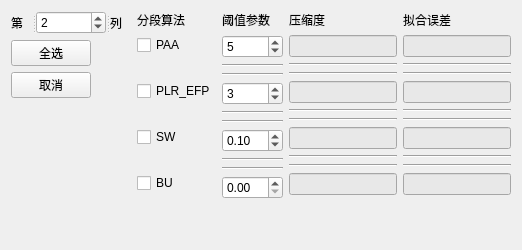
     <widget class="QWidget" name="tab_4">
      <attribute name="title">
       <string>数据压缩</string>
      </attribute>
      <attribute name="toolTip">
       <string>&lt;!DOCTYPE HTML PUBLIC &quot;-//W3C//DTD HTML 4.0//EN&quot; &quot;http://www.w3.org/TR/REC-html40/strict.dtd&quot;&gt;
&lt;html&gt;&lt;head&gt;&lt;meta name=&quot;qrichtext&quot; content=&quot;1&quot; /&gt;&lt;style type=&quot;text/css&quot;&gt;
p, li { white-space: pre-wrap; }
&lt;/style&gt;&lt;/head&gt;&lt;body style=&quot; font-family:'SimSun'; font-size:9pt; font-weight:400; font-style:normal;&quot;&gt;
&lt;p style=&quot; margin-top:0px; margin-bottom:0px; margin-left:0px; margin-right:0px; -qt-block-indent:0; text-indent:0px;&quot;&gt;数据分析&lt;/p&gt;&lt;/body&gt;&lt;/html&gt;</string>
      </attribute>
      <layout class="QHBoxLayout" name="horizontalLayout_10">
       <item>
        <layout class="QVBoxLayout" name="verticalLayout_15">
         <item>
          <widget class="QSplitter" name="splitter_13">
           <property name="orientation">
            <enum>Qt::Horizontal</enum>
           </property>
           <widget class="QLabel" name="label_17">
            <property name="styleSheet">
             <string notr="true">font: 75 10pt &quot;DFKai-SB&quot;;</string>
            </property>
            <property name="text">
             <string>第</string>
            </property>
           </widget>
           <widget class="QSpinBox" name="t5spinBox1">
            <property name="value">
             <number>2</number>
            </property>
           </widget>
           <widget class="QLabel" name="label_10">
            <property name="styleSheet">
             <string notr="true">font: 75 10pt &quot;DFKai-SB&quot;;</string>
            </property>
            <property name="text">
             <string>列</string>
            </property>
           </widget>
          </widget>
         </item>
         <item>
          <layout class="QHBoxLayout" name="horizontalLayout_8">
           <item>
            <widget class="QPushButton" name="t5pushButton_okall">
             <property name="styleSheet">
              <string notr="true">font: 75 10pt &quot;DFKai-SB&quot;;</string>
             </property>
             <property name="text">
              <string>全选</string>
             </property>
            </widget>
           </item>
           <item>
            <spacer name="horizontalSpacer_27">
             <property name="orientation">
              <enum>Qt::Horizontal</enum>
             </property>
             <property name="sizeHint" stdset="0">
              <size>
               <width>40</width>
               <height>20</height>
              </size>
             </property>
            </spacer>
           </item>
          </layout>
         </item>
         <item>
          <layout class="QHBoxLayout" name="horizontalLayout_9">
           <item>
            <widget class="QPushButton" name="t5pushButton_cancel">
             <property name="styleSheet">
              <string notr="true">font: 75 10pt &quot;DFKai-SB&quot;;</string>
             </property>
             <property name="text">
              <string>取消</string>
             </property>
            </widget>
           </item>
           <item>
            <spacer name="horizontalSpacer_28">
             <property name="orientation">
              <enum>Qt::Horizontal</enum>
             </property>
             <property name="sizeHint" stdset="0">
              <size>
               <width>40</width>
               <height>20</height>
              </size>
             </property>
            </spacer>
           </item>
          </layout>
         </item>
         <item>
          <spacer name="verticalSpacer_8">
           <property name="orientation">
            <enum>Qt::Vertical</enum>
           </property>
           <property name="sizeHint" stdset="0">
            <size>
             <width>20</width>
             <height>40</height>
            </size>
           </property>
          </spacer>
         </item>
        </layout>
       </item>
       <item>
        <layout class="QVBoxLayout" name="verticalLayout_11">
         <item>
          <widget class="QLabel" name="label_20">
           <property name="styleSheet">
            <string notr="true">font: 75 10pt &quot;DFKai-SB&quot;;</string>
           </property>
           <property name="text">
            <string>分段算法</string>
           </property>
          </widget>
         </item>
         <item>
          <widget class="QCheckBox" name="checkBox_PAA">
           <property name="sizePolicy">
            <sizepolicy hsizetype="Minimum" vsizetype="Preferred">
             <horstretch>0</horstretch>
             <verstretch>0</verstretch>
            </sizepolicy>
           </property>
           <property name="text">
            <string>PAA</string>
           </property>
          </widget>
         </item>
         <item>
          <widget class="QLabel" name="label_7">
           <property name="text">
            <string/>
           </property>
          </widget>
         </item>
         <item>
          <widget class="QCheckBox" name="checkBox_PLREFP">
           <property name="text">
            <string>PLR_EFP</string>
           </property>
          </widget>
         </item>
         <item>
          <widget class="QLabel" name="label_8">
           <property name="text">
            <string/>
           </property>
          </widget>
         </item>
         <item>
          <widget class="QCheckBox" name="checkBox_SW">
           <property name="sizePolicy">
            <sizepolicy hsizetype="Minimum" vsizetype="Fixed">
             <horstretch>0</horstretch>
             <verstretch>0</verstretch>
            </sizepolicy>
           </property>
           <property name="text">
            <string>SW</string>
           </property>
          </widget>
         </item>
         <item>
          <widget class="QLabel" name="label_9">
           <property name="text">
            <string/>
           </property>
          </widget>
         </item>
         <item>
          <widget class="QCheckBox" name="checkBox_BU">
           <property name="sizePolicy">
            <sizepolicy hsizetype="Minimum" vsizetype="Preferred">
             <horstretch>0</horstretch>
             <verstretch>0</verstretch>
            </sizepolicy>
           </property>
           <property name="text">
            <string>BU</string>
           </property>
          </widget>
         </item>
         <item>
          <spacer name="verticalSpacer_9">
           <property name="orientation">
            <enum>Qt::Vertical</enum>
           </property>
           <property name="sizeHint" stdset="0">
            <size>
             <width>20</width>
             <height>40</height>
            </size>
           </property>
          </spacer>
         </item>
        </layout>
       </item>
       <item>
        <layout class="QVBoxLayout" name="verticalLayout_12">
         <item>
          <widget class="QLabel" name="label_18">
           <property name="styleSheet">
            <string notr="true">font: 75 10pt &quot;DFKai-SB&quot;;</string>
           </property>
           <property name="text">
            <string>阈值参数</string>
           </property>
          </widget>
         </item>
         <item>
          <widget class="QSpinBox" name="t5spinBoxPAA1">
           <property name="maximum">
            <number>99999</number>
           </property>
           <property name="value">
            <number>5</number>
           </property>
          </widget>
         </item>
         <item>
          <widget class="Line" name="line_9">
           <property name="orientation">
            <enum>Qt::Horizontal</enum>
           </property>
          </widget>
         </item>
         <item>
          <widget class="Line" name="line_11">
           <property name="orientation">
            <enum>Qt::Horizontal</enum>
           </property>
          </widget>
         </item>
         <item>
          <widget class="QSpinBox" name="t5spinBoxPLREFP1">
           <property name="maximum">
            <number>99999</number>
           </property>
           <property name="value">
            <number>3</number>
           </property>
          </widget>
         </item>
         <item>
          <widget class="Line" name="line_13">
           <property name="orientation">
            <enum>Qt::Horizontal</enum>
           </property>
          </widget>
         </item>
         <item>
          <widget class="Line" name="line_12">
           <property name="orientation">
            <enum>Qt::Horizontal</enum>
           </property>
          </widget>
         </item>
         <item>
          <widget class="QDoubleSpinBox" name="t5doubleSpinBoxSW1">
           <property name="singleStep">
            <double>0.010000000000000</double>
           </property>
           <property name="value">
            <double>0.100000000000000</double>
           </property>
          </widget>
         </item>
         <item>
          <widget class="Line" name="line_15">
           <property name="orientation">
            <enum>Qt::Horizontal</enum>
           </property>
          </widget>
         </item>
         <item>
          <widget class="Line" name="line_14">
           <property name="orientation">
            <enum>Qt::Horizontal</enum>
           </property>
          </widget>
         </item>
         <item>
          <widget class="QDoubleSpinBox" name="t5doubleSpinBoxBU1">
           <property name="singleStep">
            <double>0.010000000000000</double>
           </property>
          </widget>
         </item>
         <item>
          <spacer name="verticalSpacer_10">
           <property name="orientation">
            <enum>Qt::Vertical</enum>
           </property>
           <property name="sizeHint" stdset="0">
            <size>
             <width>20</width>
             <height>40</height>
            </size>
           </property>
          </spacer>
         </item>
        </layout>
       </item>
       <item>
        <layout class="QVBoxLayout" name="verticalLayout_13">
         <item>
          <widget class="QLabel" name="label_25">
           <property name="styleSheet">
            <string notr="true">font: 75 10pt &quot;DFKai-SB&quot;;</string>
           </property>
           <property name="text">
            <string>压缩度</string>
           </property>
          </widget>
         </item>
         <item>
          <widget class="QLineEdit" name="t5lineEdit_PAA2">
           <property name="enabled">
            <bool>true</bool>
           </property>
           <property name="styleSheet">
            <string notr="true">background-color: rgb(232, 232, 232);</string>
           </property>
           <property name="frame">
            <bool>true</bool>
           </property>
           <property name="echoMode">
            <enum>QLineEdit::Normal</enum>
           </property>
           <property name="dragEnabled">
            <bool>false</bool>
           </property>
           <property name="readOnly">
            <bool>true</bool>
           </property>
          </widget>
         </item>
         <item>
          <widget class="Line" name="line_16">
           <property name="orientation">
            <enum>Qt::Horizontal</enum>
           </property>
          </widget>
         </item>
         <item>
          <widget class="Line" name="line_17">
           <property name="orientation">
            <enum>Qt::Horizontal</enum>
           </property>
          </widget>
         </item>
         <item>
          <widget class="QLineEdit" name="t5lineEdit_PLREFP2">
           <property name="styleSheet">
            <string notr="true">background-color: rgb(232, 232, 232);</string>
           </property>
           <property name="readOnly">
            <bool>true</bool>
           </property>
          </widget>
         </item>
         <item>
          <widget class="Line" name="line_18">
           <property name="orientation">
            <enum>Qt::Horizontal</enum>
           </property>
          </widget>
         </item>
         <item>
          <widget class="Line" name="line_19">
           <property name="orientation">
            <enum>Qt::Horizontal</enum>
           </property>
          </widget>
         </item>
         <item>
          <widget class="QLineEdit" name="t5lineEdit_SW2">
           <property name="styleSheet">
            <string notr="true">background-color: rgb(232, 232, 232);</string>
           </property>
           <property name="dragEnabled">
            <bool>false</bool>
           </property>
           <property name="readOnly">
            <bool>true</bool>
           </property>
          </widget>
         </item>
         <item>
          <widget class="Line" name="line_20">
           <property name="orientation">
            <enum>Qt::Horizontal</enum>
           </property>
          </widget>
         </item>
         <item>
          <widget class="Line" name="line_21">
           <property name="orientation">
            <enum>Qt::Horizontal</enum>
           </property>
          </widget>
         </item>
         <item>
          <widget class="QLineEdit" name="t5lineEdit_BU2">
           <property name="styleSheet">
            <string notr="true">background-color: rgb(232, 232, 232);</string>
           </property>
           <property name="readOnly">
            <bool>true</bool>
           </property>
          </widget>
         </item>
         <item>
          <spacer name="verticalSpacer_11">
           <property name="orientation">
            <enum>Qt::Vertical</enum>
           </property>
           <property name="sizeHint" stdset="0">
            <size>
             <width>20</width>
             <height>40</height>
            </size>
           </property>
          </spacer>
         </item>
        </layout>
       </item>
       <item>
        <layout class="QVBoxLayout" name="verticalLayout_14">
         <item>
          <widget class="QLabel" name="label_21">
           <property name="styleSheet">
            <string notr="true">font: 75 10pt &quot;DFKai-SB&quot;;</string>
           </property>
           <property name="text">
            <string>拟合误差</string>
           </property>
          </widget>
         </item>
         <item>
          <widget class="QLineEdit" name="t5lineEdit_PAA3">
           <property name="styleSheet">
            <string notr="true">background-color: rgb(232, 232, 232);</string>
           </property>
           <property name="dragEnabled">
            <bool>false</bool>
           </property>
           <property name="readOnly">
            <bool>true</bool>
           </property>
          </widget>
         </item>
         <item>
          <widget class="Line" name="line_23">
           <property name="orientation">
            <enum>Qt::Horizontal</enum>
           </property>
          </widget>
         </item>
         <item>
          <widget class="Line" name="line_22">
           <property name="orientation">
            <enum>Qt::Horizontal</enum>
           </property>
          </widget>
         </item>
         <item>
          <widget class="QLineEdit" name="t5lineEdit_PLREFP3">
           <property name="styleSheet">
            <string notr="true">background-color: rgb(232, 232, 232);</string>
           </property>
           <property name="readOnly">
            <bool>true</bool>
           </property>
          </widget>
         </item>
         <item>
          <widget class="Line" name="line_24">
           <property name="orientation">
            <enum>Qt::Horizontal</enum>
           </property>
          </widget>
         </item>
         <item>
          <widget class="Line" name="line_25">
           <property name="orientation">
            <enum>Qt::Horizontal</enum>
           </property>
          </widget>
         </item>
         <item>
          <widget class="QLineEdit" name="t5lineEdit_SW3">
           <property name="styleSheet">
            <string notr="true">background-color: rgb(232, 232, 232);</string>
           </property>
           <property name="readOnly">
            <bool>true</bool>
           </property>
          </widget>
         </item>
         <item>
          <widget class="Line" name="line_27">
           <property name="orientation">
            <enum>Qt::Horizontal</enum>
           </property>
          </widget>
         </item>
         <item>
          <widget class="Line" name="line_26">
           <property name="orientation">
            <enum>Qt::Horizontal</enum>
           </property>
          </widget>
         </item>
         <item>
          <widget class="QLineEdit" name="t5lineEdit_BU3">
           <property name="styleSheet">
            <string notr="true">background-color: rgb(232, 232, 232);</string>
           </property>
           <property name="readOnly">
            <bool>true</bool>
           </property>
          </widget>
         </item>
         <item>
          <spacer name="verticalSpacer_12">
           <property name="orientation">
            <enum>Qt::Vertical</enum>
           </property>
           <property name="sizeHint" stdset="0">
            <size>
             <width>20</width>
             <height>40</height>
            </size>
           </property>
          </spacer>
         </item>
        </layout>
       </item>
      </layout>
     </widget>
